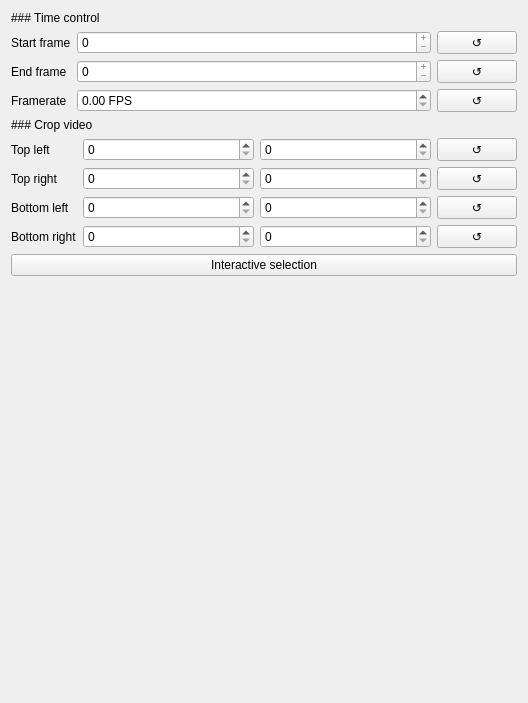
<?xml version="1.0" encoding="UTF-8"?>
<ui version="4.0">
 <class>Form</class>
 <widget class="QWidget" name="Form">
  <property name="geometry">
   <rect>
    <x>0</x>
    <y>0</y>
    <width>528</width>
    <height>703</height>
   </rect>
  </property>
  <property name="sizePolicy">
   <sizepolicy hsizetype="Expanding" vsizetype="Expanding">
    <horstretch>0</horstretch>
    <verstretch>0</verstretch>
   </sizepolicy>
  </property>
  <property name="windowTitle">
   <string>Form</string>
  </property>
  <layout class="QVBoxLayout" name="verticalLayout">
   <item>
    <widget class="QLabel" name="timeControlLabel">
     <property name="text">
      <string>### Time control</string>
     </property>
     <property name="textFormat">
      <enum>Qt::TextFormat::MarkdownText</enum>
     </property>
    </widget>
   </item>
   <item>
    <layout class="QFormLayout" name="timeControlForm">
     <item row="0" column="0">
      <widget class="QLabel" name="startFrameLabel">
       <property name="text">
        <string>Start frame</string>
       </property>
      </widget>
     </item>
     <item row="0" column="1">
      <layout class="QHBoxLayout" name="horizontalLayout">
       <item>
        <widget class="QSpinBox" name="startFrame">
         <property name="sizePolicy">
          <sizepolicy hsizetype="Expanding" vsizetype="Fixed">
           <horstretch>0</horstretch>
           <verstretch>0</verstretch>
          </sizepolicy>
         </property>
         <property name="frame">
          <bool>true</bool>
         </property>
         <property name="buttonSymbols">
          <enum>QAbstractSpinBox::ButtonSymbols::PlusMinus</enum>
         </property>
         <property name="specialValueText">
          <string/>
         </property>
         <property name="accelerated">
          <bool>false</bool>
         </property>
         <property name="showGroupSeparator" stdset="0">
          <bool>false</bool>
         </property>
         <property name="suffix">
          <string/>
         </property>
         <property name="maximum">
          <number>0</number>
         </property>
        </widget>
       </item>
       <item>
        <widget class="QPushButton" name="startFrameReset">
         <property name="sizePolicy">
          <sizepolicy hsizetype="Preferred" vsizetype="Preferred">
           <horstretch>0</horstretch>
           <verstretch>0</verstretch>
          </sizepolicy>
         </property>
         <property name="text">
          <string>↺</string>
         </property>
         <property name="default">
          <bool>false</bool>
         </property>
         <property name="flat">
          <bool>false</bool>
         </property>
        </widget>
       </item>
      </layout>
     </item>
     <item row="1" column="0">
      <widget class="QLabel" name="endFrameLabel">
       <property name="text">
        <string>End frame</string>
       </property>
      </widget>
     </item>
     <item row="1" column="1">
      <layout class="QHBoxLayout" name="horizontalLayout_2">
       <item>
        <widget class="QSpinBox" name="endFrame">
         <property name="sizePolicy">
          <sizepolicy hsizetype="Expanding" vsizetype="Fixed">
           <horstretch>0</horstretch>
           <verstretch>0</verstretch>
          </sizepolicy>
         </property>
         <property name="buttonSymbols">
          <enum>QAbstractSpinBox::ButtonSymbols::PlusMinus</enum>
         </property>
         <property name="maximum">
          <number>0</number>
         </property>
        </widget>
       </item>
       <item>
        <widget class="QPushButton" name="endFrameReset">
         <property name="sizePolicy">
          <sizepolicy hsizetype="Preferred" vsizetype="Preferred">
           <horstretch>0</horstretch>
           <verstretch>0</verstretch>
          </sizepolicy>
         </property>
         <property name="text">
          <string>↺</string>
         </property>
         <property name="default">
          <bool>false</bool>
         </property>
         <property name="flat">
          <bool>false</bool>
         </property>
        </widget>
       </item>
      </layout>
     </item>
     <item row="2" column="0">
      <widget class="QLabel" name="frameRateLabel">
       <property name="text">
        <string>Framerate</string>
       </property>
      </widget>
     </item>
     <item row="2" column="1">
      <layout class="QHBoxLayout" name="horizontalLayout_3">
       <item>
        <widget class="QDoubleSpinBox" name="frameRate">
         <property name="sizePolicy">
          <sizepolicy hsizetype="Expanding" vsizetype="Fixed">
           <horstretch>0</horstretch>
           <verstretch>0</verstretch>
          </sizepolicy>
         </property>
         <property name="suffix">
          <string> FPS</string>
         </property>
         <property name="maximum">
          <double>999.990000000000009</double>
         </property>
        </widget>
       </item>
       <item>
        <widget class="QPushButton" name="frameRateReset">
         <property name="sizePolicy">
          <sizepolicy hsizetype="Preferred" vsizetype="Preferred">
           <horstretch>0</horstretch>
           <verstretch>0</verstretch>
          </sizepolicy>
         </property>
         <property name="text">
          <string>↺</string>
         </property>
         <property name="default">
          <bool>false</bool>
         </property>
         <property name="flat">
          <bool>false</bool>
         </property>
        </widget>
       </item>
      </layout>
     </item>
    </layout>
   </item>
   <item>
    <widget class="QLabel" name="perspectiveControlLabel">
     <property name="text">
      <string>### Crop video</string>
     </property>
     <property name="textFormat">
      <enum>Qt::TextFormat::MarkdownText</enum>
     </property>
    </widget>
   </item>
   <item>
    <layout class="QFormLayout" name="perspectiveControlForm">
     <item row="0" column="0">
      <widget class="QLabel" name="topLeftLabel">
       <property name="text">
        <string>Top left</string>
       </property>
      </widget>
     </item>
     <item row="0" column="1">
      <layout class="QHBoxLayout" name="horizontalLayout_4">
       <item>
        <widget class="QSpinBox" name="topLeftX">
         <property name="sizePolicy">
          <sizepolicy hsizetype="Expanding" vsizetype="Fixed">
           <horstretch>0</horstretch>
           <verstretch>0</verstretch>
          </sizepolicy>
         </property>
        </widget>
       </item>
       <item>
        <widget class="QSpinBox" name="topLeftY">
         <property name="sizePolicy">
          <sizepolicy hsizetype="Expanding" vsizetype="Fixed">
           <horstretch>0</horstretch>
           <verstretch>0</verstretch>
          </sizepolicy>
         </property>
        </widget>
       </item>
       <item>
        <widget class="QPushButton" name="topLeftReset">
         <property name="sizePolicy">
          <sizepolicy hsizetype="Preferred" vsizetype="Preferred">
           <horstretch>0</horstretch>
           <verstretch>0</verstretch>
          </sizepolicy>
         </property>
         <property name="text">
          <string>↺</string>
         </property>
         <property name="default">
          <bool>false</bool>
         </property>
         <property name="flat">
          <bool>false</bool>
         </property>
        </widget>
       </item>
      </layout>
     </item>
     <item row="1" column="0">
      <widget class="QLabel" name="topRightLabel">
       <property name="text">
        <string>Top right</string>
       </property>
      </widget>
     </item>
     <item row="2" column="0">
      <widget class="QLabel" name="bottomLeftLabel">
       <property name="text">
        <string>Bottom left</string>
       </property>
      </widget>
     </item>
     <item row="3" column="0">
      <widget class="QLabel" name="bottomRightLabel">
       <property name="text">
        <string>Bottom right</string>
       </property>
      </widget>
     </item>
     <item row="1" column="1">
      <layout class="QHBoxLayout" name="horizontalLayout_5">
       <item>
        <widget class="QSpinBox" name="topRightX">
         <property name="sizePolicy">
          <sizepolicy hsizetype="Expanding" vsizetype="Fixed">
           <horstretch>0</horstretch>
           <verstretch>0</verstretch>
          </sizepolicy>
         </property>
        </widget>
       </item>
       <item>
        <widget class="QSpinBox" name="topRightY">
         <property name="sizePolicy">
          <sizepolicy hsizetype="Expanding" vsizetype="Fixed">
           <horstretch>0</horstretch>
           <verstretch>0</verstretch>
          </sizepolicy>
         </property>
        </widget>
       </item>
       <item>
        <widget class="QPushButton" name="topRightReset">
         <property name="sizePolicy">
          <sizepolicy hsizetype="Preferred" vsizetype="Preferred">
           <horstretch>0</horstretch>
           <verstretch>0</verstretch>
          </sizepolicy>
         </property>
         <property name="text">
          <string>↺</string>
         </property>
         <property name="default">
          <bool>false</bool>
         </property>
         <property name="flat">
          <bool>false</bool>
         </property>
        </widget>
       </item>
      </layout>
     </item>
     <item row="2" column="1">
      <layout class="QHBoxLayout" name="horizontalLayout_6">
       <item>
        <widget class="QSpinBox" name="bottomLeftX">
         <property name="sizePolicy">
          <sizepolicy hsizetype="Expanding" vsizetype="Fixed">
           <horstretch>0</horstretch>
           <verstretch>0</verstretch>
          </sizepolicy>
         </property>
        </widget>
       </item>
       <item>
        <widget class="QSpinBox" name="bottomLeftY">
         <property name="sizePolicy">
          <sizepolicy hsizetype="Expanding" vsizetype="Fixed">
           <horstretch>0</horstretch>
           <verstretch>0</verstretch>
          </sizepolicy>
         </property>
        </widget>
       </item>
       <item>
        <widget class="QPushButton" name="bottomLeftReset">
         <property name="sizePolicy">
          <sizepolicy hsizetype="Preferred" vsizetype="Preferred">
           <horstretch>0</horstretch>
           <verstretch>0</verstretch>
          </sizepolicy>
         </property>
         <property name="text">
          <string>↺</string>
         </property>
         <property name="default">
          <bool>false</bool>
         </property>
         <property name="flat">
          <bool>false</bool>
         </property>
        </widget>
       </item>
      </layout>
     </item>
     <item row="3" column="1">
      <layout class="QHBoxLayout" name="horizontalLayout_7">
       <item>
        <widget class="QSpinBox" name="bottomRightX">
         <property name="sizePolicy">
          <sizepolicy hsizetype="Expanding" vsizetype="Fixed">
           <horstretch>0</horstretch>
           <verstretch>0</verstretch>
          </sizepolicy>
         </property>
        </widget>
       </item>
       <item>
        <widget class="QSpinBox" name="bottomRightY">
         <property name="sizePolicy">
          <sizepolicy hsizetype="Expanding" vsizetype="Fixed">
           <horstretch>0</horstretch>
           <verstretch>0</verstretch>
          </sizepolicy>
         </property>
        </widget>
       </item>
       <item>
        <widget class="QPushButton" name="bottomRightReset">
         <property name="sizePolicy">
          <sizepolicy hsizetype="Preferred" vsizetype="Preferred">
           <horstretch>0</horstretch>
           <verstretch>0</verstretch>
          </sizepolicy>
         </property>
         <property name="text">
          <string>↺</string>
         </property>
         <property name="default">
          <bool>false</bool>
         </property>
         <property name="flat">
          <bool>false</bool>
         </property>
        </widget>
       </item>
      </layout>
     </item>
    </layout>
   </item>
   <item>
    <widget class="QPushButton" name="cornerSelect">
     <property name="text">
      <string>Interactive selection</string>
     </property>
    </widget>
   </item>
   <item>
    <spacer name="verticalSpacer">
     <property name="orientation">
      <enum>Qt::Orientation::Vertical</enum>
     </property>
     <property name="sizeHint" stdset="0">
      <size>
       <width>20</width>
       <height>40</height>
      </size>
     </property>
    </spacer>
   </item>
  </layout>
 </widget>
 <resources/>
 <connections/>
</ui>
